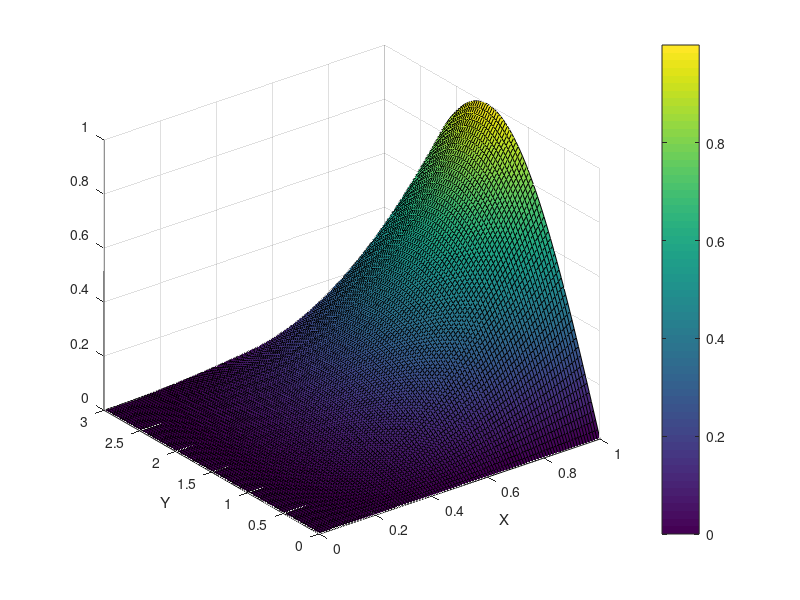

This chart was generated by the following MATLAB code:
x = 0:0.01:1;
y = 0:0.03:3;

[X,Y]=meshgrid(x,y);
f = X.^2.*sin(Y);

surf(X,Y,f)
xlabel('X'); ylabel('Y');
colorbar
rotate3d on